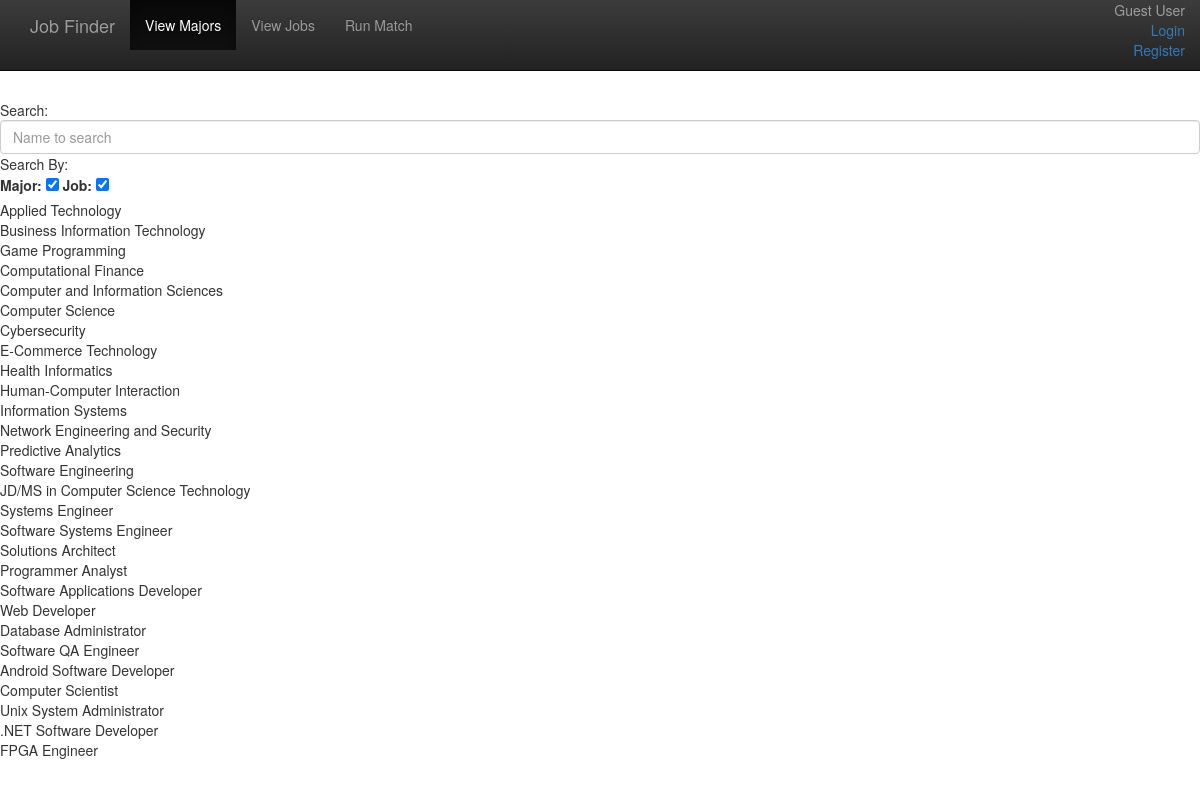
The app's page /main with its own data.
### db_model.py (models this page shows)
class Degree(db.Model):
    id = db.Column(db.Integer, primary_key=True)
    name = db.Column(db.String())

class Job(db.Model):
    id = db.Column(db.Integer, primary_key=True)
    name = db.Column(db.String())

### jobFinder.py (the view)
@app.route('/main', methods=['GET', 'POST'])
def main():
    majors = db.session.query(Degree.name).all()
    jobs = db.session.query(Job.name).all()
    try:
        current_user.username
    except AttributeError:
        return render_template('main.html', user=None, majors=majors, jobs=jobs)
    return render_template('main.html', user=current_user, majors=majors, jobs=jobs)

### templates/main.html (shortened to what this page needs)
<!DOCTYPE html>
<html lang="en">
<head>
    <link rel="stylesheet" href="/static/bootstrap-theme.min.css">
    <link rel="stylesheet" href="/static/bootstrap.min.css">
    <link rel="stylesheet" href="https://cdnjs.cloudflare.com/ajax/libs/bootstrap3-dialog/1.34.7/css/bootstrap-dialog.min.css">
    <link href="/static/main/main.css" rel="stylesheet" type="text/css">
</head>
<body>
    <nav class="navbar navbar-inverse navbar-fixed-top">
        <div class="container">
            <div class="navbar-header">
                <a class="navbar-brand" href="login">
                    Job Finder
                </a>
            </div>
            <div id="navbar" class="navbar-collapse collapse">
                <ul class="nav navbar-nav">
                    <li class="active">
                        <a href="main">
                            View Majors
                        </a>
                    </li>
                    <li>
                        <a href="main">
                            View Jobs
                        </a>
                    </li>
                    <li>
                        <a href="match">
                            Run Match
                        </a>
                    </li>
                </ul>
                <ul class="nav navbar-nav navbar-right">
                    <div class="margin-info pull-right">
                        {% if user %}
                            <p class="margin-text" align="right">Logged in as <a href="/profile">{{ user.username }}</a>
                                <br/>
                                <a href="/logout">Logout</a>
                                <br/>
                            </p>
			            {% else %}
                            <p class="margin-text" align="right"> Guest User
                                <br/>
                                <a href="/login">Login</a>
                                <br/>
                                <a href="/reg">Register</a>
                                <br/>
                            </p>
                        {% endif %}
                    </div>
                </ul>
            </div>
        </div>
    </nav>
    <br/>
    <br/>
    <br/>
    <br/>
    <br/>
    <div>Search:</div>
    <input type="text" id="searchFilt" class="form-control" placeholder="Name to search">
    <div>Search By:</div>
    <label for="majorCheck">Major:</label>
    <input type="checkbox" id="majorCheck">
    <label for="jobCheck">Job:</label>
    <input type="checkbox" id="jobCheck">
    <table id="majorTable">
        {% for major in majors %}
            <tr>
                <td>{{ major.name }}</td>
            </tr>
        {% endfor %}
    </table>
    <table id="jobTable">
        {% for job in jobs %}
            <tr>
                <td>{{ job.name }}</td>
            </tr>
        {% endfor %}
    </table>
</body>
</html>

### static/main/main.css (style rules this page uses)
.margin-text { color: #9d9d9d; }

### records on screen
Degree: name "Applied Technology"
Degree: name "Business Information Technology"
Degree: name "Game Programming"
Degree: name "Computational Finance"
Degree: name "Computer and Information Sciences"
Degree: name "Computer Science"
Degree: name "Cybersecurity"
Degree: name "E-Commerce Technology"
Degree: name "Health Informatics"
Degree: name "Human-Computer Interaction"
Degree: name "Information Systems"
Degree: name "Network Engineering and Security"
Degree: name "Predictive Analytics"
Degree: name "Software Engineering"
Degree: name "JD/MS in Computer Science Technology"
Job: name "Systems Engineer"
Job: name "Software Systems Engineer"
Job: name "Solutions Architect"
Job: name "Programmer Analyst"
Job: name "Software Applications Developer"
Job: name "Web Developer"
Job: name "Database Administrator"
Job: name "Software QA Engineer"
Job: name "Android Software Developer"
Job: name "Computer Scientist"
Job: name "Unix System Administrator"
Job: name ".NET Software Developer"
Job: name "FPGA Engineer"
